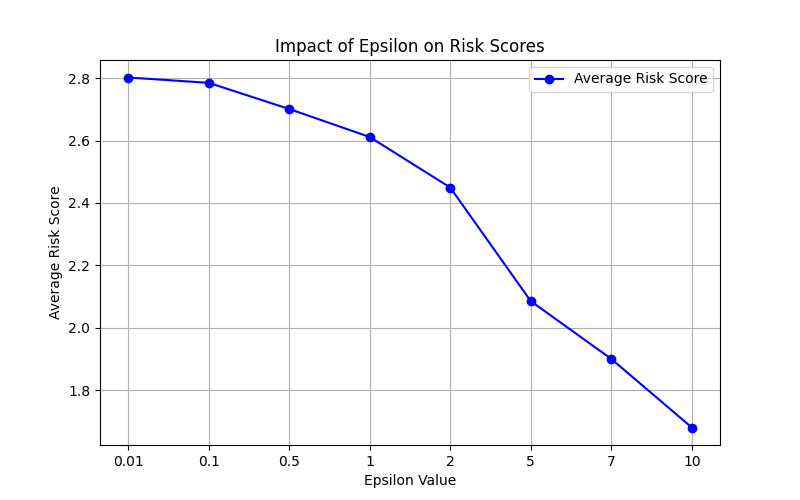

Reproduce this figure in Python.
import pandas as pd
import matplotlib.pyplot as plt
import os
import argparse

def compute_average_risk(epsilon_values, input_dir):
    avg_risk_scores = {}
    
    for epsilon in epsilon_values:
        risk_file = os.path.join(input_dir, f"dp_vehicle_data_epsilon_{epsilon}_risk_scores.csv")
        if os.path.exists(risk_file):
            df = pd.read_csv(risk_file)
            avg_risk_scores[epsilon] = df["Risk_Score"].mean()
        else:
            print(f"Warning: File {risk_file} not found.")
    
    return avg_risk_scores

def plot_risk_scores(avg_risk_scores, output_dir):
    epsilons = list(avg_risk_scores.keys())
    avg_scores = list(avg_risk_scores.values())
    
    plt.figure(figsize=(8, 5))
    plt.plot(epsilons, avg_scores, marker='o', linestyle='-', color='b', label='Average Risk Score')
    plt.xlabel("Epsilon Value")
    plt.ylabel("Average Risk Score")
    plt.title("Impact of Epsilon on Risk Scores")
    plt.legend()
    plt.grid(True)
    
    output_path = os.path.join(output_dir, "risk_vs_epsilon.png")
    plt.savefig(output_path)
    print(f"Graph saved at {output_path}")
    plt.show()

if __name__ == "__main__":
    parser = argparse.ArgumentParser(description="Plot risk scores for different epsilon values.")
    parser.add_argument("--epsilon_values", type=str, required=True, help="Comma-separated list of epsilon values used (e.g., 0.01,0.1,0.5,1.0,2.0,5.0)")
    parser.add_argument("--input_dir", type=str, required=True, help="Directory containing risk score CSV files")
    parser.add_argument("--output_dir", type=str, required=True, help="Directory to save the output graph")
    
    args = parser.parse_args()
    epsilon_values = [str(e) for e in args.epsilon_values.split(",")]
    input_dir = os.path.abspath(args.input_dir)
    output_dir = os.path.abspath(args.output_dir)
    
    avg_risk_scores = compute_average_risk(epsilon_values, input_dir)
    plot_risk_scores(avg_risk_scores, output_dir)
